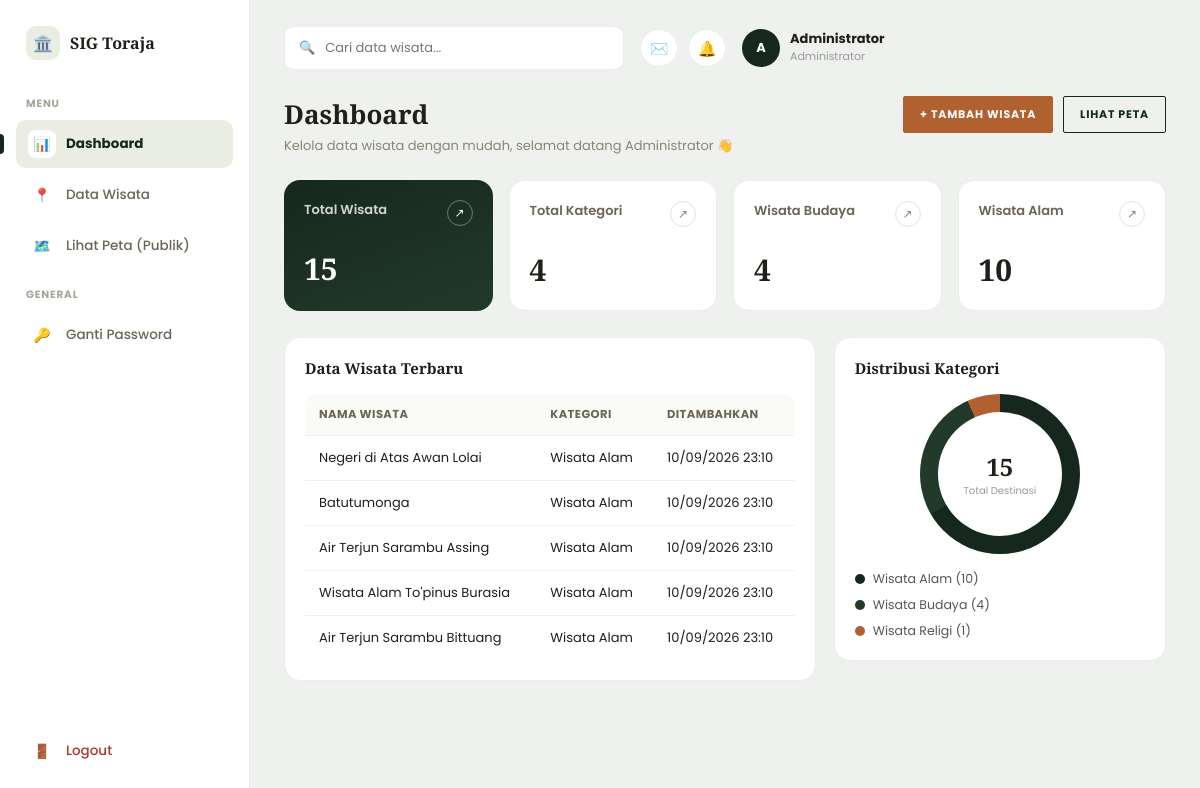
Screenshot of /admin/dashboard.php (signed in) with the database file from the repository.
### tables this page shows
CREATE TABLE wisata (
  id_wisata    INT AUTO_INCREMENT PRIMARY KEY,
  nama_wisata  VARCHAR(100) NOT NULL,
  id_kategori  INT NOT NULL,
  id_admin     INT DEFAULT NULL,
  alamat       TEXT,
  deskripsi    TEXT,
  fasilitas    VARCHAR(255) DEFAULT NULL,
  jam_buka     VARCHAR(100) DEFAULT NULL,
  tiket_masuk  VARCHAR(100) DEFAULT NULL,
  latitude     DECIMAL(10,8) NOT NULL,
  longitude    DECIMAL(11,8) NOT NULL,
  foto         VARCHAR(255) DEFAULT NULL,
  created_at   TIMESTAMP DEFAULT CURRENT_TIMESTAMP,
  updated_at   TIMESTAMP DEFAULT CURRENT_TIMESTAMP ON UPDATE CURRENT_TIMESTAMP,
  CONSTRAINT fk_wisata_kategori FOREIGN KEY (id_kategori)
    REFERENCES kategori_wisata(id_kategori) ON DELETE RESTRICT,
  CONSTRAINT fk_wisata_admin FOREIGN KEY (id_admin)
    REFERENCES admin(id_admin) ON DELETE SET NULL
);

CREATE TABLE kategori_wisata (
  id_kategori   INT AUTO_INCREMENT PRIMARY KEY,
  nama_kategori VARCHAR(100) NOT NULL UNIQUE
);

### config/config.php (called while the page is built, shortened)
<?php
require_once __DIR__ . '/db.php';
require_once __DIR__ . '/../includes/models/Wisata.php';
require_once __DIR__ . '/../includes/models/KategoriWisata.php';
$wisataModel = new Wisata($koneksi);
$kategoriModel = new KategoriWisata($koneksi);

### includes/models/Wisata.php (called while the page is built, shortened)
<?php
class Wisata
{
    private mysqli $db;
    public function __construct(mysqli $db, array $row = [])
    {
        $this->db = $db;
    }
    private function baseSelect(): string
    {
        return "SELECT w.id_wisata, w.nama_wisata, w.id_kategori, k.nama_kategori AS kategori,
                        w.id_admin, w.alamat, w.deskripsi, w.fasilitas, w.jam_buka, w.tiket_masuk,
                        w.latitude, w.longitude, w.foto, w.created_at, w.updated_at
                 FROM wisata w
                 INNER JOIN kategori_wisata k ON w.id_kategori = k.id_kategori";
    }
    public function getAll(array $filters = []): array
    {
        $sql = $this->baseSelect() . " WHERE 1=1";
        $params = [];
        $types = '';
        if (!empty($filters['kategori'])) {
            $sql .= " AND k.nama_kategori = ?";
            $params[] = $filters['kategori'];
            $types .= 's';
        }
        $sql .= isset($filters['order_by_terbaru']) && $filters['order_by_terbaru']
            ? " ORDER BY w.created_at DESC"
            : " ORDER BY w.nama_wisata ASC";
        if (!empty($filters['limit'])) {
            $sql .= " LIMIT " . (int)$filters['limit'];
        }
        $stmt = $this->db->prepare($sql);
        if ($types !== '') {
            $stmt->bind_param($types, ...$params);
        }
        $stmt->execute();
        return $stmt->get_result()->fetch_all(MYSQLI_ASSOC);
    }
    public function countAll(): int
    {
        return (int)$this->db->query("SELECT COUNT(*) c FROM wisata")->fetch_assoc()['c'];
    }
    public function countByKategori(): array
    {
        $sql = "SELECT k.nama_kategori AS kategori, COUNT(w.id_wisata) AS jumlah
                FROM kategori_wisata k
                LEFT JOIN wisata w ON w.id_kategori = k.id_kategori
                GROUP BY k.id_kategori, k.nama_kategori
                HAVING jumlah > 0
                ORDER BY jumlah DESC";
        return $this->db->query($sql)->fetch_all(MYSQLI_ASSOC);
    }
}

### includes/models/KategoriWisata.php (called while the page is built, shortened)
<?php
class KategoriWisata
{
    private mysqli $db;
    public function __construct(mysqli $db, array $row = [])
    {
        $this->db = $db;
    }
    public function countAll(): int
    {
        return (int)$this->db->query("SELECT COUNT(*) c FROM kategori_wisata")->fetch_assoc()['c'];
    }
}

### admin/dashboard.php (the view, shortened to what this page needs)
<?php
require_once __DIR__ . '/includes/auth.php';
$totalWisata = $wisataModel->countAll();
$totalKategori = $kategoriModel->countAll();
$totalBudaya = count($wisataModel->getAll(['kategori' => 'Wisata Budaya']));
$totalAlam = count($wisataModel->getAll(['kategori' => 'Wisata Alam']));
$recent = $wisataModel->getAll(['limit' => 5, 'order_by_terbaru' => true]);
$cats = $wisataModel->countByKategori();
$palette = ['#16281d', '#223a29', '#b1602f', '#8a8578', '#c9c2ac', '#8f4a22'];
$gradientParts = [];
$cumulative = 0;
foreach ($cats as $i => $c) {
    $pct = $totalWisata > 0 ? ($c['jumlah'] / $totalWisata * 100) : 0;
    $start = $cumulative;
    $cumulative += $pct;
    $color = $palette[$i % count($palette)];
    $gradientParts[] = "$color {$start}% {$cumulative}%";
}
$gradientCss = !empty($gradientParts) ? implode(', ', $gradientParts) : '#e5e2d8 0% 100%';
require_once __DIR__ . '/includes/layout_top.php';
?>
<div class="admin-topbar">
  <div>
    <h2>Dashboard</h2>
    <p class="sub">Kelola data wisata dengan mudah, selamat datang <?php echo htmlspecialchars($_SESSION['admin_nama'] ?: $_SESSION['admin_username']); ?> 👋</p>
  </div>
  <div class="admin-topbar-actions">
    <a href="<?php echo BASE_URL; ?>admin/wisata_form.php" class="btn btn-sm">+ Tambah Wisata</a>
    <a href="<?php echo BASE_URL; ?>peta.php" target="_blank" class="btn btn-sm btn-outline" style="color:var(--toraja-green-dark);border-color:var(--toraja-green-dark);">Lihat Peta</a>
  </div>
</div>
<div class="stat-cards">
  <div class="stat-card highlight">
    <div class="stat-top">
      <span class="label">Total Wisata</span>
      <span class="arrow-badge">↗</span>
    </div>
    <div class="num"><?php echo $totalWisata; ?></div>
  </div>
  <div class="stat-card">
    <div class="stat-top">
      <span class="label">Total Kategori</span>
      <span class="arrow-badge">↗</span>
    </div>
    <div class="num"><?php echo $totalKategori; ?></div>
  </div>
  <div class="stat-card">
    <div class="stat-top">
      <span class="label">Wisata Budaya</span>
      <span class="arrow-badge">↗</span>
    </div>
    <div class="num"><?php echo $totalBudaya; ?></div>
  </div>
  <div class="stat-card">
    <div class="stat-top">
      <span class="label">Wisata Alam</span>
      <span class="arrow-badge">↗</span>
    </div>
    <div class="num"><?php echo $totalAlam; ?></div>
  </div>
</div>
<div class="panel-row">
  <div class="card-panel">
    <h3>Data Wisata Terbaru</h3>
    <table class="data-table">
      <thead>
        <tr><th>Nama Wisata</th><th>Kategori</th><th>Ditambahkan</th></tr>
      </thead>
      <tbody>
        <?php if (!empty($recent)): ?>
          <?php foreach ($recent as $r): ?>
            <tr>
              <td><?php echo htmlspecialchars($r['nama_wisata']); ?></td>
              <td><?php echo htmlspecialchars($r['kategori']); ?></td>
              <td><?php echo date('d/m/Y H:i', strtotime($r['created_at'])); ?></td>
            </tr>
          <?php endforeach; ?>
        <?php else: ?>
          <tr><td colspan="3">Belum ada data.</td></tr>
        <?php endif; ?>
      </tbody>
    </table>
  </div>
  <div class="card-panel">
    <h3>Distribusi Kategori</h3>
    <div class="donut-wrap">
      <div class="donut" style="background: conic-gradient(<?php echo $gradientCss; ?>);">
        <div class="donut-center">
          <div class="pct"><?php echo $totalWisata; ?></div>
          <div class="pct-label">Total Destinasi</div>
        </div>
      </div>
      <div class="donut-legend">
        <?php foreach ($cats as $i => $c): ?>
          <div class="legend-item">
            <span class="dot-legend" style="background:<?php echo $palette[$i % count($palette)]; ?>;"></span>
            <?php echo htmlspecialchars($c['kategori']); ?> (<?php echo $c['jumlah']; ?>)
          </div>
        <?php endforeach; ?>
      </div>
    </div>
  </div>
</div>
<?php require_once __DIR__ . '/includes/layout_bottom.php'; ?>

### assets/css/style.css (style rules this page uses)
:root { --color-dark: #15140f; --color-forest: #16281d; --color-forest-2: #223a29; --color-ivory: #f6f1e6; --color-ivory-2: #efe8d8; --color-terracotta: #b1602f; --color-terracotta-dark: #8f4a22; --color-gray: #8a8578; --toraja-green-dark: var(--color-forest); --toraja-green: var(--color-forest-2); --toraja-green-light: #e9ede2; --danger-red: #a8392b; --toraja-black: var(--color-dark); --toraja-gold: var(--color-terracotta); --toraja-cream: var(--color-ivory); --text-dark: #211f19; --font-serif: 'Playfair Display', Georgia, serif; --font-sans: 'Manrope', 'Poppins', "Segoe UI", Roboto, Arial, sans-serif; --nav-h: 84px; }
* { box-sizing: border-box; }
html { scroll-behavior: smooth; }
body { margin: 0; font-family: var(--font-sans); background: var(--color-ivory); color: var(--text-dark); -webkit-font-smoothing: antialiased; }
h1, h2, h3, h4, h5, .section-title, .login-box h2, .feature-card h3, .wisata-card h4, .footer-brand-text { font-family: var(--font-serif); }
a { text-decoration: none; color: inherit; }
.btn { display: inline-flex; align-items: center; gap: 8px; background: var(--color-terracotta); color: #fff; padding: 15px 30px; border-radius: 2px; font-weight: 700; font-size: 11.5px; letter-spacing: 1.4px; text-transform: uppercase; border: 1px solid var(--color-terracotta); cursor: pointer; transition: .25s ease; }
.btn-outline { background: transparent; border: 1px solid var(--text-dark); color: var(--text-dark); }
.btn-sm { padding: 9px 16px; font-size: 11px; text-transform: uppercase; letter-spacing: .8px; }
.admin-topbar { display:flex; justify-content:space-between; align-items:flex-start; margin-bottom: 24px; flex-wrap: wrap; gap: 14px; }
.admin-topbar h2 { font-size: 26px; margin:0; }
.admin-topbar .sub { color:#8a8578; font-size: 13px; margin: 4px 0 0; }
.admin-topbar-actions { display:flex; gap:10px; }
.stat-cards { display:grid; grid-template-columns: repeat(4,1fr); gap: 16px; margin-bottom: 26px; }
.stat-card { background:#fff; border:1px solid #ececec; border-radius:16px; padding:20px; position: relative; }
.stat-card .stat-top { display:flex; justify-content:space-between; align-items:flex-start; margin-bottom: 22px; }
.stat-card .label { font-size: 13px; font-weight: 600; color:#6b6558; }
.stat-card .arrow-badge { width: 26px; height: 26px; border-radius: 50%; border: 1px solid #e5e2d8; display:flex; align-items:center; justify-content:center; font-size: 12px; color:#8a8578; }
.stat-card .num { font-size: 30px; font-weight:700; color: var(--text-dark); font-family: var(--font-serif); }
.stat-card.highlight { background: linear-gradient(160deg, var(--toraja-green-dark), var(--toraja-green)); border: none; color: #fff; }
.stat-card.highlight .label { color: rgba(255,255,255,.8); }
.stat-card.highlight .num { color: #fff; }
.stat-card.highlight .arrow-badge { border-color: rgba(255,255,255,.35); color:#fff; }
.panel-row { display:grid; grid-template-columns: 1.6fr 1fr; gap: 18px; align-items:start; }
.card-panel { background:#fff; border:1px solid #ececec; border-radius:16px; padding: 20px; }
.card-panel h3 { font-size: 15px; margin: 0 0 16px; }
.donut-wrap { display:flex; flex-direction:column; align-items:center; gap: 16px; }
.donut { width: 160px; height: 160px; border-radius: 50%; display:flex; align-items:center; justify-content:center; position: relative; }
.donut::before { content:''; position:absolute; inset:18px; background:#fff; border-radius:50%; }
.donut .donut-center { position:relative; text-align:center; }
.donut .donut-center .pct { font-size: 24px; font-weight:700; font-family: var(--font-serif); }
.donut .donut-center .pct-label { font-size: 10px; color:#999; }
.donut-legend { width:100%; display:flex; flex-direction:column; gap: 8px; }
.donut-legend .legend-item { display:flex; align-items:center; gap:8px; font-size:12.5px; color:#555; }
.donut-legend .dot-legend { width:10px; height:10px; border-radius:50%; flex-shrink:0; }
table.data-table { width:100%; border-collapse: collapse; background:#fff; border-radius:12px; overflow:hidden; }
table.data-table th, table.data-table td { padding: 12px 14px; font-size: 13px; border-bottom: 1px solid #f2f0e8; text-align:left; }
table.data-table th { background: #fafaf7; font-weight:700; color:#6b6558; font-size:11.5px; text-transform:uppercase; letter-spacing:.4px; }
table.data-table tr:last-child td { border-bottom: none; }

### rows the page displays
wisata: nama_wisata "Negeri di Atas Awan Lolai", id_kategori.nama_kategori "Wisata Alam", created_at "10/09/2026 23:10"
wisata: nama_wisata "Batutumonga", id_kategori.nama_kategori "Wisata Alam", created_at "10/09/2026 23:10"
wisata: nama_wisata "Air Terjun Sarambu Assing", id_kategori.nama_kategori "Wisata Alam", created_at "10/09/2026 23:10"
wisata: nama_wisata "Wisata Alam To'pinus Burasia", id_kategori.nama_kategori "Wisata Alam", created_at "10/09/2026 23:10"
wisata: nama_wisata "Air Terjun Sarambu Bittuang", id_kategori.nama_kategori "Wisata Alam", created_at "10/09/2026 23:10"

### other values shown
substr($_SESSION['admin_nama'] ?: $_SESSION['admin_username'], 0, 1) "A"
$_SESSION['admin_nama'] ?: $_SESSION['admin_username'] "Administrator"
$totalWisata "15"
$totalKategori "4"
$totalBudaya "4"
$totalAlam "10"
$c['kategori'] "Wisata Alam"
$c['jumlah'] "10"
$c['kategori'] "Wisata Budaya"
$c['jumlah'] "4"
$c['kategori'] "Wisata Religi"
$c['jumlah'] "1"
